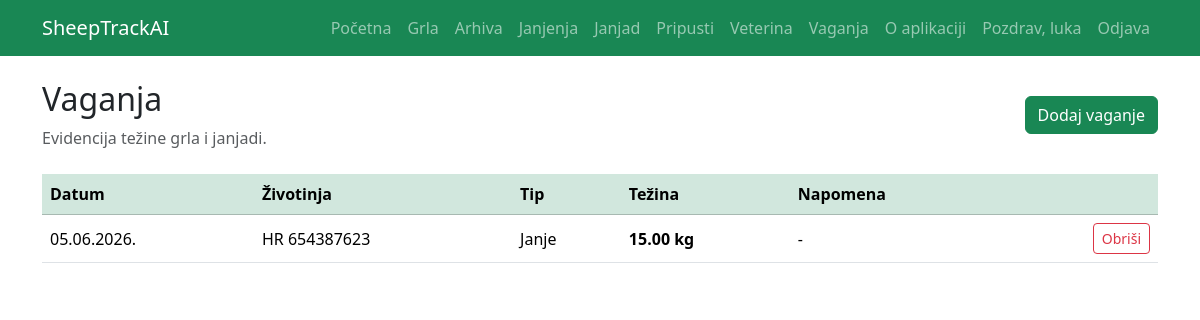
The page /weights/ (signed in) on the database its author committed.
### weights/models.py (models this page shows, shortened)
class WeightRecord(models.Model):
    sheep = models.ForeignKey(
        Sheep,
        on_delete=models.CASCADE,
        null=True,
        blank=True,
        related_name="weight_records",
        verbose_name="Grlo"
    )
    lamb = models.ForeignKey(
        Lamb,
        on_delete=models.CASCADE,
        null=True,
        blank=True,
        related_name="weight_records",
        verbose_name="Janje"
    )
    date = models.DateField(
        verbose_name="Datum vaganja"
    )
    weight = models.DecimalField(
        max_digits=6,
        decimal_places=2,
        verbose_name="Težina kg"
    )
    notes = models.TextField(
        blank=True,
        verbose_name="Napomena"
    )
    created_at = models.DateTimeField(auto_now_add=True)

### lambing/models.py (models this page shows, shortened)
class Lamb(models.Model):
    SEX_CHOICES = [
        ("Z", "Žensko"),
        ("M", "Muško"),
    ]
    lambing = models.ForeignKey(
        Lambing,
        on_delete=models.CASCADE,
        related_name="lambs",
        verbose_name="Janjenje"
    )
    initial_tag = models.CharField(max_length=3, verbose_name="Inicijalna oznaka")
    official_tag = models.CharField(
        max_length=12,
        blank=True,
        verbose_name="Službena markica"
    )
    sex = models.CharField(
        max_length=1,
        choices=SEX_CHOICES,
        verbose_name="Spol"
    )
    breed = models.CharField(
        max_length=50,
        choices=Sheep.BREED_CHOICES,
        blank=True,
        verbose_name="Pasmina janjeta"
    )
    marking_date = models.DateField(
        null=True,
        blank=True,
        verbose_name="Datum službenog markiranja"
    )
    notes = models.TextField(blank=True, verbose_name="Napomena")
    converted_sheep = models.OneToOneField(
        Sheep,
        on_delete=models.SET_NULL,
        null=True,
        blank=True,
        related_name="source_lamb",
        verbose_name="Povezano grlo"
    )
    created_at = models.DateTimeField(auto_now_add=True)

### weights/views.py (the view)
# urls.py: path("", weight_list, name="weight_list"),
@login_required
def weight_list(request):
    farm = get_user_farm(request.user)
    records = WeightRecord.objects.none()
    if farm:
        records = WeightRecord.objects.filter(
            sheep__farm=farm
        ) | WeightRecord.objects.filter(
            lamb__lambing__mother__farm=farm
        )
        records = records.order_by("-date")
    return render(request, "weights/weight_list.html", {
        "records": records
    })

### weights/views.py (called while the page is built)
def get_user_farm(user):
    return Farm.objects.filter(owner=user).first()

### templates/weights/weight_list.html (shortened to what this page needs)
{% extends 'base.html' %}
{% block content %}
<div class="d-flex justify-content-between align-items-center mb-4">
    <div>
        <h2>Vaganja</h2>
        <p class="text-muted mb-0">
            Evidencija težine grla i janjadi.
        </p>
    </div>
    <a href="{% url 'weight_create' %}" class="btn btn-success">
        Dodaj vaganje
    </a>
</div>
{% if records %}
<div class="table-responsive">
    <table class="table table-hover align-middle">
        <thead class="table-success">
            <tr>
                <th>Datum</th>
                <th>Životinja</th>
                <th>Tip</th>
                <th>Težina</th>
                <th>Napomena</th>
                <th></th>
            </tr>
        </thead>
        <tbody>
            {% for record in records %}
            <tr>
                <td>{{ record.date|date:"d.m.Y." }}</td>
                <td>
                    {% if record.sheep %}
                        {{ record.sheep.eid_number }}
                    {% elif record.lamb %}
                        {{ record.lamb.official_tag|default:record.lamb.initial_tag }}
                    {% endif %}
                </td>
                <td>
                    {% if record.sheep %}
                        Grlo
                    {% else %}
                        Janje
                    {% endif %}
                </td>
                <td>
                    <strong>{{ record.weight }} kg</strong>
                </td>
                <td>
                    {{ record.notes|default:"-" }}
                </td>
                <td class="text-end">
                    <a href="{% url 'weight_delete' record.pk %}"
                       class="btn btn-sm btn-outline-danger">
                        Obriši
                    </a>
                </td>
            </tr>
            {% endfor %}
        </tbody>
    </table>
</div>
{% else %}
<div class="alert alert-info">
    Još nema unesenih vaganja.
</div>
{% endif %}
{% endblock %}

### templates/base.html (shortened to what this page needs)
<!DOCTYPE html>
<html lang="hr">
<head>
    <link href="https://cdn.jsdelivr.net/npm/bootstrap@5.3.7/dist/css/bootstrap.min.css" rel="stylesheet">
</head>
<body>
<nav class="navbar navbar-expand-lg navbar-dark bg-success">
    <div class="container">
        <a class="navbar-brand" href="/">
            SheepTrackAI
        </a>
        <div class="collapse navbar-collapse" id="navbarNav">
            <ul class="navbar-nav ms-auto">
               <li class="nav-item">
                    <a class="nav-link" href="/">Početna</a>
                </li>
                <li class="nav-item">
                    <a class="nav-link" href="{% url 'sheep_list' %}">Grla</a>
                </li>
                <li class="nav-item">
                    <a class="nav-link" href="{% url 'sheep_archive' %}">Arhiva</a>
                </li>
                <li class="nav-item">
                        <a class="nav-link" href="{% url 'lambing_list' %}">Janjenja</a>
                </li>
                <li class="nav-item">
                    <a class="nav-link" href="{% url 'lamb_list' %}">Janjad</a>
                </li>
                <li class="nav-item">
                    <a class="nav-link" href="{% url 'breeding_list' %}">Pripusti</a>
                </li>
                <li class="nav-item">
                    <a class="nav-link" href="{% url 'veterinary_list' %}">Veterina</a>
                </li>
                <li class="nav-item">
                    <a class="nav-link" href="{% url 'weight_list' %}">Vaganja</a>
                </li>
                <li class="nav-item">
                    <a class="nav-link" href="{% url 'about' %}">O aplikaciji</a>
                </li>
                {% if user.is_authenticated %}
                <li class="nav-item">
                    <span class="nav-link">
                        Pozdrav, {{ user.username }}
                    </span>
                </li>
                <li class="nav-item">
                    <a class="nav-link" href="{% url 'logout' %}">
                        Odjava
                    </a>
                </li>
                {% endif %}
            </ul>
        </div>
    </div>
</nav>
<div class="container mt-4">
    {% block content %}
    {% endblock %}
</div>
</body>
</html>

### rows shown on the page
WeightRecord: date "05.06.2026.", lamb.official_tag "HR 654387623", shows "Janje", weight "15.00", notes "-"

### other values the page prints
{{ user.username }} "luka"
